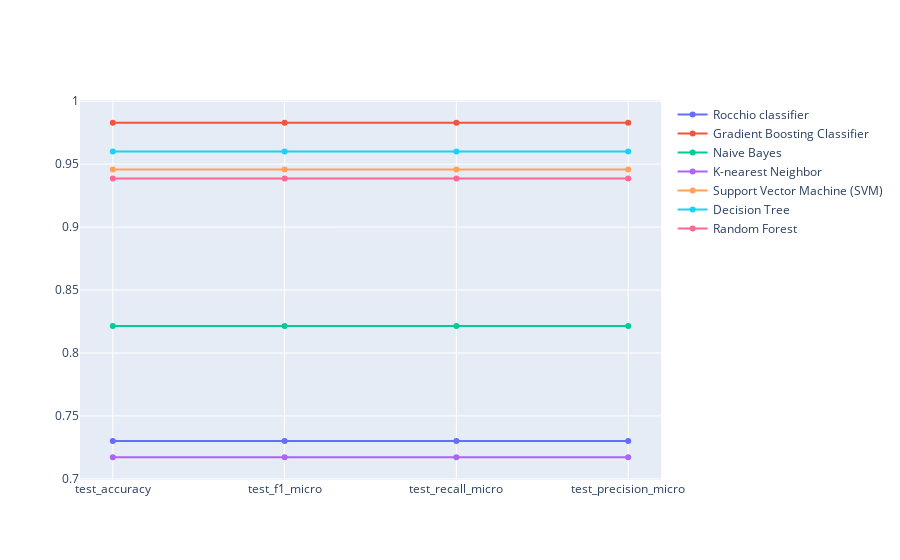

Notebook code for this chart:
### Code cell
import plotly.graph_objects as go
from plotly.offline import iplot
iplot( { "data": [ go.Scatter(x=colunas[2:], y=medias.iloc[i,:-1], name=medias.iloc[i,-1] ) for i in range( len( medias ) ) ] } )

### Figure 1 — Plotly figure (JSON) as saved in the notebook; plotly's stock layout.template omitted (floating-point values rounded to 4 significant figures)
{"data": [{"name": "Rocchio classifier", "type": "scatter", "x": ["test_accuracy", "test_f1_micro", "test_recall_micro", "test_precision_micro", "Classificador"], "y": [0.73, 0.73, 0.73, 0.73]}, {"name": "Gradient Boosting Classifier", "type": "scatter", "x": ["test_accuracy", "test_f1_micro", "test_recall_micro", "test_precision_micro", "Classificador"], "y": [0.9829, 0.9829, 0.9829, 0.9829]}, {"name": "Naive Bayes", "type": "scatter", "x": ["test_accuracy", "test_f1_micro", "test_recall_micro", "test_precision_micro", "Classificador"], "y": [0.8214, 0.8214, 0.8214, 0.8214]}, {"name": "K-nearest Neighbor", "type": "scatter", "x": ["test_accuracy", "test_f1_micro", "test_recall_micro", "test_precision_micro", "Classificador"], "y": [0.7171, 0.7171, 0.7171, 0.7171]}, {"name": "Support Vector Machine (SVM)", "type": "scatter", "x": ["test_accuracy", "test_f1_micro", "test_recall_micro", "test_precision_micro", "Classificador"], "y": [0.9457, 0.9457, 0.9457, 0.9457]}, {"name": "Decision Tree", "type": "scatter", "x": ["test_accuracy", "test_f1_micro", "test_recall_micro", "test_precision_micro", "Classificador"], "y": [0.96, 0.96, 0.96, 0.96]}, {"name": "Random Forest", "type": "scatter", "x": ["test_accuracy", "test_f1_micro", "test_recall_micro", "test_precision_micro", "Classificador"], "y": [0.9386, 0.9386, 0.9386, 0.9386]}], "layout": {}}
